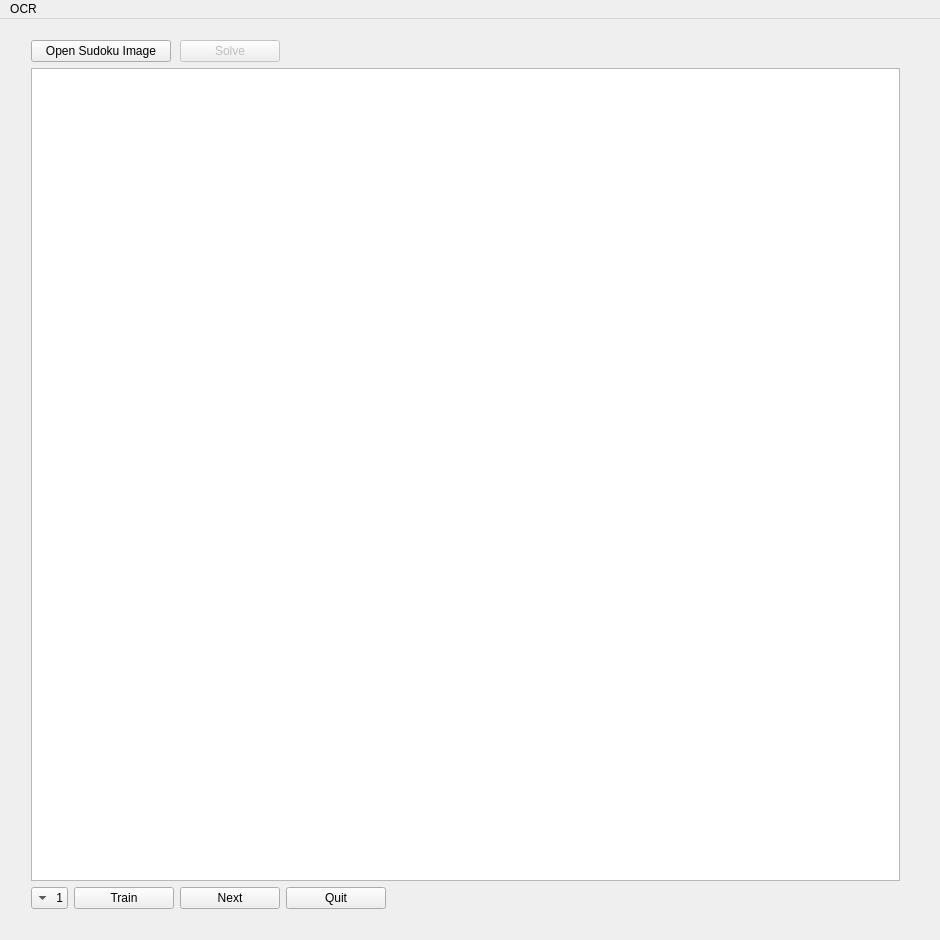
<?xml version="1.0" encoding="UTF-8"?>
<ui version="4.0">
 <class>MainWindow</class>
 <widget class="QMainWindow" name="MainWindow">
  <property name="geometry">
   <rect>
    <x>0</x>
    <y>0</y>
    <width>940</width>
    <height>940</height>
   </rect>
  </property>
  <property name="windowTitle">
   <string>MainWindow</string>
  </property>
  <property name="layoutDirection">
   <enum>Qt::LeftToRight</enum>
  </property>
  <widget class="QWidget" name="centralWidget">
   <widget class="QWidget" name="gridLayoutWidget">
    <property name="geometry">
     <rect>
      <x>20</x>
      <y>10</y>
      <width>891</width>
      <height>891</height>
     </rect>
    </property>
    <layout class="QGridLayout" name="gridLayout">
     <item row="2" column="1">
      <widget class="QPushButton" name="pushButton_OCR_train">
       <property name="sizePolicy">
        <sizepolicy hsizetype="Fixed" vsizetype="Minimum">
         <horstretch>0</horstretch>
         <verstretch>0</verstretch>
        </sizepolicy>
       </property>
       <property name="minimumSize">
        <size>
         <width>100</width>
         <height>0</height>
        </size>
       </property>
       <property name="text">
        <string>Train</string>
       </property>
      </widget>
     </item>
     <item row="2" column="3">
      <widget class="QPushButton" name="pushButton_OCR_quit">
       <property name="sizePolicy">
        <sizepolicy hsizetype="Fixed" vsizetype="Fixed">
         <horstretch>0</horstretch>
         <verstretch>0</verstretch>
        </sizepolicy>
       </property>
       <property name="minimumSize">
        <size>
         <width>100</width>
         <height>0</height>
        </size>
       </property>
       <property name="text">
        <string>Quit</string>
       </property>
      </widget>
     </item>
     <item row="1" column="0" colspan="5">
      <widget class="QGraphicsView" name="graphicsView">
       <property name="enabled">
        <bool>true</bool>
       </property>
      </widget>
     </item>
     <item row="2" column="2">
      <widget class="QPushButton" name="pushButton_OCR_next">
       <property name="sizePolicy">
        <sizepolicy hsizetype="Fixed" vsizetype="Fixed">
         <horstretch>0</horstretch>
         <verstretch>0</verstretch>
        </sizepolicy>
       </property>
       <property name="minimumSize">
        <size>
         <width>100</width>
         <height>0</height>
        </size>
       </property>
       <property name="text">
        <string>Next</string>
       </property>
      </widget>
     </item>
     <item row="2" column="0">
      <widget class="QComboBox" name="comboBox_OCR">
       <property name="sizePolicy">
        <sizepolicy hsizetype="Fixed" vsizetype="Fixed">
         <horstretch>0</horstretch>
         <verstretch>0</verstretch>
        </sizepolicy>
       </property>
       <property name="layoutDirection">
        <enum>Qt::RightToLeft</enum>
       </property>
       <item>
        <property name="text">
         <string>1</string>
        </property>
       </item>
       <item>
        <property name="text">
         <string>2</string>
        </property>
       </item>
       <item>
        <property name="text">
         <string>3</string>
        </property>
       </item>
       <item>
        <property name="text">
         <string>4</string>
        </property>
       </item>
       <item>
        <property name="text">
         <string>5</string>
        </property>
       </item>
       <item>
        <property name="text">
         <string>6</string>
        </property>
       </item>
       <item>
        <property name="text">
         <string>7</string>
        </property>
       </item>
       <item>
        <property name="text">
         <string>8</string>
        </property>
       </item>
       <item>
        <property name="text">
         <string>9</string>
        </property>
       </item>
      </widget>
     </item>
     <item row="0" column="0" colspan="2">
      <widget class="QPushButton" name="pushButton_open">
       <property name="sizePolicy">
        <sizepolicy hsizetype="Fixed" vsizetype="Fixed">
         <horstretch>0</horstretch>
         <verstretch>0</verstretch>
        </sizepolicy>
       </property>
       <property name="minimumSize">
        <size>
         <width>140</width>
         <height>0</height>
        </size>
       </property>
       <property name="text">
        <string>Open Sudoku Image</string>
       </property>
      </widget>
     </item>
     <item row="0" column="2">
      <widget class="QPushButton" name="pushButton_solve">
       <property name="enabled">
        <bool>false</bool>
       </property>
       <property name="sizePolicy">
        <sizepolicy hsizetype="Fixed" vsizetype="Fixed">
         <horstretch>0</horstretch>
         <verstretch>0</verstretch>
        </sizepolicy>
       </property>
       <property name="minimumSize">
        <size>
         <width>100</width>
         <height>0</height>
        </size>
       </property>
       <property name="text">
        <string>Solve</string>
       </property>
      </widget>
     </item>
    </layout>
   </widget>
  </widget>
  <widget class="QMenuBar" name="menuBar">
   <property name="geometry">
    <rect>
     <x>0</x>
     <y>0</y>
     <width>940</width>
     <height>22</height>
    </rect>
   </property>
   <widget class="QMenu" name="menuMenu">
    <property name="title">
     <string>OCR</string>
    </property>
    <addaction name="actionLoad_OCR"/>
    <addaction name="actionSave_OCR"/>
    <addaction name="actionTrain_OCR"/>
   </widget>
   <addaction name="menuMenu"/>
  </widget>
  <action name="actionLoad_OCR">
   <property name="text">
    <string>Load OCR</string>
   </property>
  </action>
  <action name="actionTrain_OCR">
   <property name="enabled">
    <bool>false</bool>
   </property>
   <property name="text">
    <string>Train OCR</string>
   </property>
  </action>
  <action name="actionSave_OCR">
   <property name="text">
    <string>Save OCR</string>
   </property>
  </action>
 </widget>
 <layoutdefault spacing="6" margin="11"/>
 <resources/>
 <connections/>
</ui>
